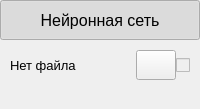
                 <widget class="QWidget" name="widget_neural_network" native="true">
                  <property name="enabled">
                   <bool>true</bool>
                  </property>
                  <property name="sizePolicy">
                   <sizepolicy hsizetype="Minimum" vsizetype="Fixed">
                    <horstretch>0</horstretch>
                    <verstretch>0</verstretch>
                   </sizepolicy>
                  </property>
                  <property name="minimumSize">
                   <size>
                    <width>0</width>
                    <height>0</height>
                   </size>
                  </property>
                  <property name="styleSheet">
                   <string notr="true"/>
                  </property>
                  <layout class="QVBoxLayout" name="layout_menu_neural_network">
                   <property name="spacing">
                    <number>0</number>
                   </property>
                   <property name="sizeConstraint">
                    <enum>QLayout::SizeConstraint::SetDefaultConstraint</enum>
                   </property>
                   <property name="leftMargin">
                    <number>0</number>
                   </property>
                   <property name="topMargin">
                    <number>0</number>
                   </property>
                   <property name="rightMargin">
                    <number>0</number>
                   </property>
                   <property name="bottomMargin">
                    <number>5</number>
                   </property>
                   <item>
                    <widget class="QWidget" name="widget_neural_network_header" native="true">
                     <property name="styleSheet">
                      <string notr="true"/>
                     </property>
                     <layout class="QHBoxLayout" name="layout_neural_network_header">
                      <property name="spacing">
                       <number>0</number>
                      </property>
                      <property name="leftMargin">
                       <number>0</number>
                      </property>
                      <property name="topMargin">
                       <number>0</number>
                      </property>
                      <property name="rightMargin">
                       <number>0</number>
                      </property>
                      <property name="bottomMargin">
                       <number>0</number>
                      </property>
                      <item>
                       <widget class="QPushButton" name="pushButton_neural_network_heade">
                        <property name="sizePolicy">
                         <sizepolicy hsizetype="Minimum" vsizetype="Fixed">
                          <horstretch>0</horstretch>
                          <verstretch>0</verstretch>
                         </sizepolicy>
                        </property>
                        <property name="minimumSize">
                         <size>
                          <width>0</width>
                          <height>40</height>
                         </size>
                        </property>
                        <property name="maximumSize">
                         <size>
                          <width>16777215</width>
                          <height>40</height>
                         </size>
                        </property>
                        <property name="font">
                         <font>
                          <family>MS Shell Dlg 2</family>
                          <pointsize>12</pointsize>
                          <italic>false</italic>
                          <bold>false</bold>
                         </font>
                        </property>
                        <property name="cursor">
                         <cursorShape>PointingHandCursor</cursorShape>
                        </property>
                        <property name="accessibleDescription">
                         <string/>
                        </property>
                        <property name="layoutDirection">
                         <enum>Qt::LayoutDirection::LeftToRight</enum>
                        </property>
                        <property name="autoFillBackground">
                         <bool>false</bool>
                        </property>
                        <property name="styleSheet">
                         <string notr="true"/>
                        </property>
                        <property name="text">
                         <string>Нейронная сеть</string>
                        </property>
                        <property name="iconSize">
                         <size>
                          <width>25</width>
                          <height>25</height>
                         </size>
                        </property>
                        <property name="checkable">
                         <bool>true</bool>
                        </property>
                        <property name="checked">
                         <bool>true</bool>
                        </property>
                        <property name="autoRepeat">
                         <bool>false</bool>
                        </property>
                        <property name="autoExclusive">
                         <bool>false</bool>
                        </property>
                        <property name="default">
                         <bool>false</bool>
                        </property>
                        <property name="flat">
                         <bool>false</bool>
                        </property>
                       </widget>
                      </item>
                     </layout>
                    </widget>
                   </item>
                   <item>
                    <widget class="QWidget" name="widget_neural_network_body" native="true">
                     <property name="enabled">
                      <bool>true</bool>
                     </property>
                     <property name="styleSheet">
                      <string notr="true"/>
                     </property>
                     <layout class="QVBoxLayout" name="layout_neural_network_body" stretch="0,0">
                      <property name="spacing">
                       <number>0</number>
                      </property>
                      <property name="leftMargin">
                       <number>5</number>
                      </property>
                      <property name="topMargin">
                       <number>5</number>
                      </property>
                      <property name="rightMargin">
                       <number>5</number>
                      </property>
                      <property name="bottomMargin">
                       <number>5</number>
                      </property>
                      <item>
                       <widget class="QWidget" name="widget" native="true">
                        <layout class="QHBoxLayout" name="horizontalLayout_2">
                         <property name="spacing">
                          <number>0</number>
                         </property>
                         <property name="leftMargin">
                          <number>5</number>
                         </property>
                         <property name="topMargin">
                          <number>5</number>
                         </property>
                         <property name="rightMargin">
                          <number>5</number>
                         </property>
                         <property name="bottomMargin">
                          <number>5</number>
                         </property>
                         <item>
                          <widget class="QLabel" name="label_text_neural_network">
                           <property name="sizePolicy">
                            <sizepolicy hsizetype="Ignored" vsizetype="Preferred">
                             <horstretch>0</horstretch>
                             <verstretch>0</verstretch>
                            </sizepolicy>
                           </property>
                           <property name="minimumSize">
                            <size>
                             <width>0</width>
                             <height>30</height>
                            </size>
                           </property>
                           <property name="maximumSize">
                            <size>
                             <width>16777215</width>
                             <height>30</height>
                            </size>
                           </property>
                           <property name="font">
                            <font>
                             <family>MS Shell Dlg 2</family>
                             <pointsize>10</pointsize>
                             <italic>false</italic>
                             <bold>false</bold>
                            </font>
                           </property>
                           <property name="styleSheet">
                            <string notr="true"/>
                           </property>
                           <property name="text">
                            <string>Нет файла</string>
                           </property>
                           <property name="textFormat">
                            <enum>Qt::TextFormat::AutoText</enum>
                           </property>
                           <property name="scaledContents">
                            <bool>false</bool>
                           </property>
                          </widget>
                         </item>
                         <item>
                          <widget class="QPushButton" name="pushButton_reading_file_neural_network">
                           <property name="sizePolicy">
                            <sizepolicy hsizetype="Fixed" vsizetype="Fixed">
                             <horstretch>0</horstretch>
                             <verstretch>0</verstretch>
                            </sizepolicy>
                           </property>
                           <property name="minimumSize">
                            <size>
                             <width>30</width>
                             <height>30</height>
                            </size>
                           </property>
                           <property name="maximumSize">
                            <size>
                             <width>16777215</width>
                             <height>30</height>
                            </size>
                           </property>
                           <property name="cursor">
                            <cursorShape>PointingHandCursor</cursorShape>
                           </property>
                           <property name="whatsThis">
                            <string/>
                           </property>
                           <property name="accessibleName">
                            <string/>
                           </property>
                           <property name="accessibleDescription">
                            <string/>
                           </property>
                           <property name="styleSheet">
                            <string notr="true"/>
                           </property>
                           <property name="text">
                            <string/>
                           </property>
                           <property name="iconSize">
                            <size>
                             <width>25</width>
                             <height>25</height>
                            </size>
                           </property>
                          </widget>
                         </item>
                         <item>
                          <widget class="QCheckBox" name="checkBox_download_neural_network">
                           <property name="enabled">
                            <bool>false</bool>
                           </property>
                           <property name="sizePolicy">
                            <sizepolicy hsizetype="Fixed" vsizetype="Fixed">
                             <horstretch>0</horstretch>
                             <verstretch>0</verstretch>
                            </sizepolicy>
                           </property>
                           <property name="minimumSize">
                            <size>
                             <width>0</width>
                             <height>30</height>
                            </size>
                           </property>
                           <property name="maximumSize">
                            <size>
                             <width>16777215</width>
                             <height>30</height>
                            </size>
                           </property>
                           <property name="whatsThis">
                            <string/>
                           </property>
                           <property name="accessibleName">
                            <string/>
                           </property>
                           <property name="accessibleDescription">
                            <string/>
                           </property>
                           <property name="styleSheet">
                            <string notr="true"/>
                           </property>
                           <property name="text">
                            <string/>
                           </property>
                           <property name="checked">
                            <bool>false</bool>
                           </property>
                           <property name="tristate">
                            <bool>false</bool>
                           </property>
                          </widget>
                         </item>
                        </layout>
                       </widget>
                      </item>
                      <item>
                       <widget class="QLabel" name="label_parameters_neural_network">
                        <property name="sizePolicy">
                         <sizepolicy hsizetype="Preferred" vsizetype="Fixed">
                          <horstretch>0</horstretch>
                          <verstretch>0</verstretch>
                         </sizepolicy>
                        </property>
                        <property name="text">
                         <string/>
                        </property>
                       </widget>
                      </item>
                     </layout>
                    </widget>
                   </item>
                  </layout>
                 </widget>
